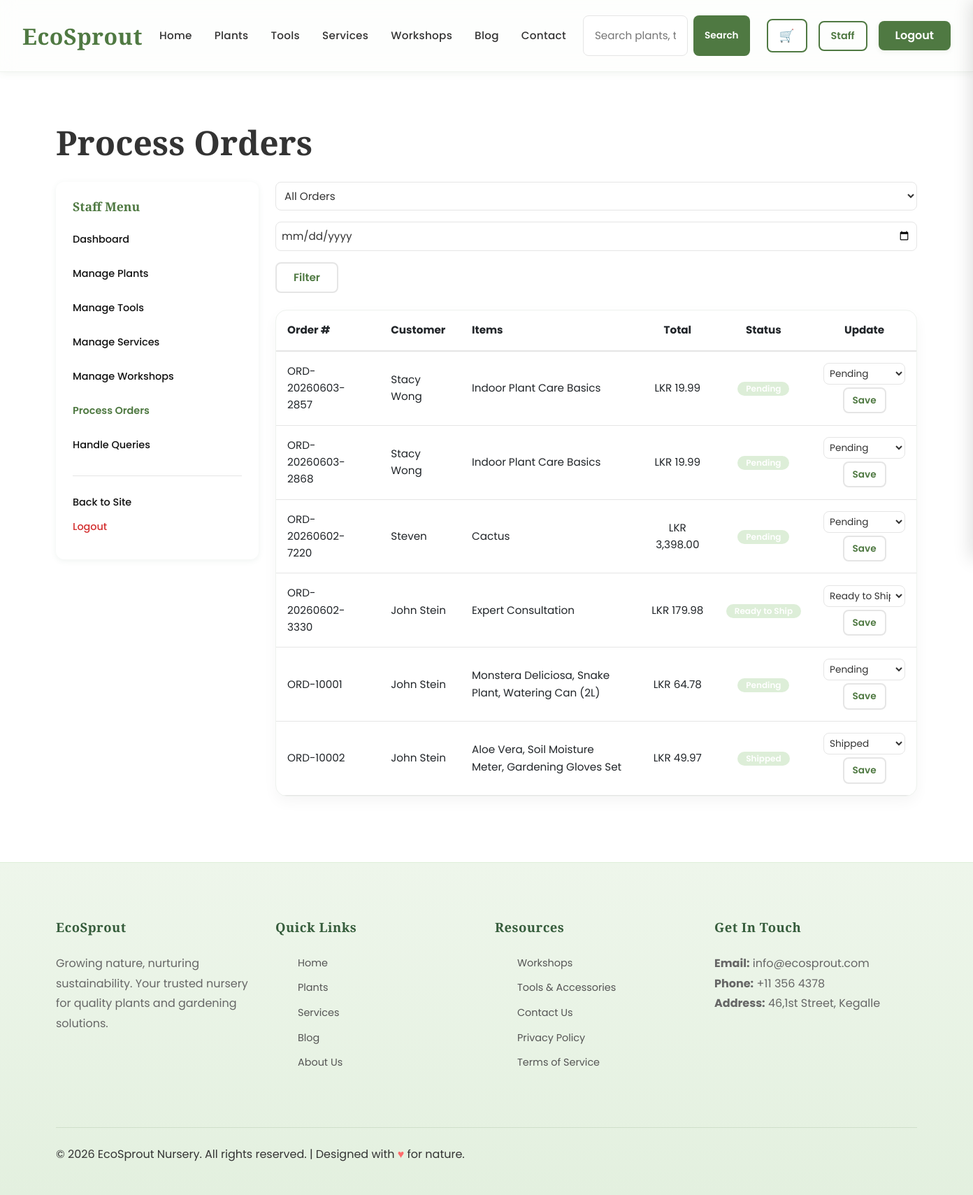
The page /Frontend/staff/orders.php (signed in) on the database its author committed.
### tables this page shows
CREATE TABLE IF NOT EXISTS `shop_orders` (
  `id` int NOT NULL AUTO_INCREMENT,
  `user_id` int NOT NULL,
  `order_number` varchar(20) NOT NULL,
  `order_date` datetime DEFAULT CURRENT_TIMESTAMP,
  `total_amount` decimal(10,2) NOT NULL DEFAULT '0.00',
  `status` varchar(50) NOT NULL DEFAULT 'pending',
  `shipping_address` text,
  `payment_method` varchar(50) DEFAULT 'card',
  `created_at` timestamp NULL DEFAULT CURRENT_TIMESTAMP,
  PRIMARY KEY (`id`),
  UNIQUE KEY `order_number` (`order_number`),
  KEY `idx_shop_orders_user` (`user_id`)
);

CREATE TABLE IF NOT EXISTS `users` (
  `id` int NOT NULL AUTO_INCREMENT,
  `email` varchar(191) NOT NULL,
  `password` varchar(255) NOT NULL,
  `full_name` varchar(255) NOT NULL,
  `phone` varchar(50) DEFAULT NULL,
  `role` tinyint NOT NULL DEFAULT '0',
  `is_active` tinyint NOT NULL DEFAULT '1',
  `created_at` timestamp NULL DEFAULT CURRENT_TIMESTAMP,
  PRIMARY KEY (`id`),
  UNIQUE KEY `email` (`email`)
);

### Frontend/includes/helpers.php (called while the page is built, shortened)
<?php
function e($text)
{
  return htmlspecialchars((string) $text, ENT_QUOTES, 'UTF-8');
}
function order_status_label($status)
{
  $labels = array(
    'pending' => 'Pending',
    'processing' => 'Processing',
    'ready_to_ship' => 'Ready to Ship',
    'shipped' => 'Shipped',
    'delivered' => 'Delivered',
    'cancelled' => 'Cancelled'
  );
  if (isset($labels[$status])) {
    return $labels[$status];
  }
  return $status;
}

### Frontend/staff/orders.php (the view, shortened to what this page needs)
<?php
require_once __DIR__ . '/../config/db.php';
require_once __DIR__ . '/../includes/helpers.php';
$date_filter = isset($_GET['date']) ? trim($_GET['date']) : '';
$sql = 'SELECT o.*, u.full_name AS customer_name
        FROM shop_orders o
        JOIN users u ON u.id = o.user_id
        WHERE 1=1';
$sql .= ' ORDER BY o.order_date DESC';
$stmt = $pdo->prepare($sql);
$stmt->execute();
$orders = $stmt->fetchAll();
$order_statuses = array('pending', 'processing', 'ready_to_ship', 'shipped', 'delivered', 'cancelled');
include '../includes/header.php';
?>
<main>
<section class="section">
<div class="container">
<h1 style="margin-bottom: var(--spacing-lg);">Process Orders</h1>
<div class="row">
<div class="col-md-3 mb-4"><?php include '../includes/staff_sidebar.php'; ?></div>
<div class="col-md-9 mb-4">
<form method="get" style="display:flex;gap:var(--spacing-md);margin-bottom:var(--spacing-lg);flex-wrap:wrap;">
<select name="status" style="flex:1;min-width:200px;padding:var(--spacing-sm);">
<option value="">All Orders</option>
</select>
<input type="date" name="date" value="<?php echo e($date_filter); ?>" style="padding:var(--spacing-sm);">
<button type="submit" class="btn-outline">Filter</button>
</form>
<div class="card">
<div style="overflow-x:auto;">
<table style="width:100%;font-size:0.95rem;">
<thead>
<tr style="border-bottom:2px solid var(--light-gray);">
<th style="padding:var(--spacing-md);text-align:left;">Order #</th>
<th style="padding:var(--spacing-md);text-align:left;">Customer</th>
<th style="padding:var(--spacing-md);text-align:left;">Items</th>
<th style="padding:var(--spacing-md);text-align:center;">Total</th>
<th style="padding:var(--spacing-md);text-align:center;">Status</th>
<th style="padding:var(--spacing-md);text-align:center;">Update</th>
</tr>
</thead>
<tbody>
<?php foreach ($orders as $order) {
  $item_stmt = $pdo->prepare('SELECT product_name FROM shop_order_items WHERE order_id = :oid');
  $item_stmt->bindParam(':oid', $order['id'], PDO::PARAM_INT);
  $item_stmt->execute();
  $item_names = $item_stmt->fetchAll(PDO::FETCH_COLUMN);
  $items_text = implode(', ', $item_names);
?>
<tr style="border-bottom:1px solid var(--light-gray);">
<td style="padding:var(--spacing-md);"><?php echo e($order['order_number']); ?></td>
<td style="padding:var(--spacing-md);"><?php echo e($order['customer_name']); ?></td>
<td style="padding:var(--spacing-md);"><?php echo e($items_text); ?></td>
<td style="padding:var(--spacing-md);text-align:center;">LKR <?php echo e(number_format((float)$order['total_amount'], 2)); ?></td>
<td style="padding:var(--spacing-md);text-align:center;"><span class="badge badge-success"><?php echo e(order_status_label($order['status'])); ?></span></td>
<td style="padding:var(--spacing-md);text-align:center;">
<form method="post" action="order-handler.php" style="display:flex;gap:4px;justify-content:center;flex-wrap:wrap;">
<select name="status" style="padding:4px;font-size:0.85rem;">
<?php foreach ($order_statuses as $st) { ?>
<option value="<?php echo e($st); ?>" <?php echo ($order['status'] === $st) ? 'selected' : ''; ?>><?php echo e(order_status_label($st)); ?></option>
<?php } ?>
</select>
<button type="submit" class="btn-outline btn-small">Save</button>
</form>
</td>
</tr>
<?php } ?>
</tbody>
</table>
</div>
</div>
</div>
</div>
</div>
</section>
</main>
<?php include '../includes/footer.php'; ?>

### Frontend/assets/css/style.css (style rules this page uses)
:root { --primary-color: #4F7942; --secondary-color: #7BA05B; --light-green: #DDEED8; --background-color: #F8F9F5; --text-color: #333333; --secondary-text: #666666; --surface-color: #FFFFFF; --dark-green: #2D5A3D; --accent-color: #7BA05B; --light-gray: #E5E5E5; --border-color: #E5E5E5; --spacing-xs: 4px; --spacing-sm: 8px; --spacing-md: 16px; --spacing-lg: 24px; --spacing-xl: 32px; --spacing-xxl: 48px; --border-radius: 8px; --border-radius-lg: 12px; --transition: all 0.3s ease; }
* { margin: 0; padding: 0; box-sizing: border-box; }
html { scroll-behavior: smooth; }
body { font-family: 'Poppins', sans-serif; background-color: var(--background-color); color: var(--text-color); line-height: 1.6; font-size: 16px; }
h1, h2, h3, h4, h5, h6 { font-family: 'Playfair Display', serif; color: var(--text-color); line-height: 1.3; margin-bottom: var(--spacing-md); font-weight: 700; }
h1 { font-size: 3rem; }
.btn-outline { background-color: transparent; color: var(--primary-color); padding: var(--spacing-sm) var(--spacing-lg); border: 2px solid var(--border-color); border-radius: var(--border-radius); cursor: pointer; font-size: 0.95rem; font-weight: 600; transition: var(--transition); display: inline-block; }
.btn-small { padding: 6px 12px; font-size: 0.85rem; }
.card { border-radius: 16px; overflow: hidden; border: 1px solid #eef2ee; box-shadow: 0 8px 20px rgba(0,0,0,0.04); transition: all .3s ease; }
input[type="text"], input[type="email"], input[type="password"], input[type="number"], input[type="date"], input[type="tel"], textarea, select { width: 100%; padding: var(--spacing-md); border: 1.5px solid var(--light-gray); border-radius: var(--border-radius); font-family: 'Poppins', sans-serif; font-size: 0.95rem; transition: var(--transition); background-color: var(--surface-color); color: var(--text-color); }
.container { max-width: 1280px; margin: auto; padding: 0 24px; }
.section { padding: 70px var(--spacing-lg); }
.section:nth-child(odd) { background-color: var(--surface-color); }
.section { position: relative; }
.mb-4 { margin-bottom: var(--spacing-xl); }
.badge { display: inline-block; background-color: var(--primary-color); color: var(--surface-color); padding: 4px 12px; border-radius: 20px; font-size: 0.75rem; font-weight: 600; }
.badge-success { background-color: var(--light-green); }

### rows shown on the page
shop_orders: order_number "ORD-20260603-2857", user.full_name "Stacy Wong", items_text "Indoor Plant Care Basics", total_amount "19.99", status "Pending"
shop_orders: order_number "ORD-20260603-2868", user.full_name "Stacy Wong", items_text "Indoor Plant Care Basics", total_amount "19.99", status "Pending"
shop_orders: order_number "ORD-20260602-7220", user.full_name "Steven", items_text "Cactus", total_amount "3,398.00", status "Pending"
shop_orders: order_number "ORD-20260602-3330", user.full_name "John Stein", items_text "Expert Consultation", total_amount "179.98", status "Ready to Ship"
shop_orders: order_number "ORD-10001", user.full_name "John Stein", items_text "Monstera Deliciosa, Snake Plant, Watering Can (2L)", total_amount "64.78", status "Pending"
shop_orders: order_number "ORD-10002", user.full_name "John Stein", items_text "Aloe Vera, Soil Moisture Meter, Gardening Gloves Set", total_amount "49.97", status "Shipped"

### other values the page prints
form field status "Pending"
form field status "Ready to Ship"
form field status "Shipped"
